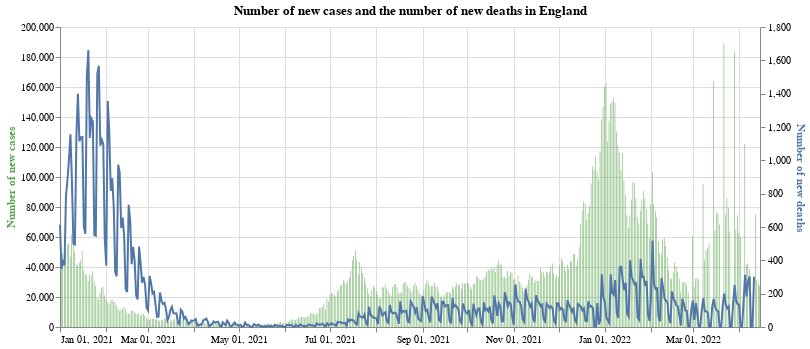

Notebook code cell kept with this figure:
### Markdown cell above
## Plotting: All of England

The first chart we look at has both the number of new cases and the number of new deaths in England. The blue line corresponds to the axis on the right hand side, the number of new deaths. The green bars are the number of new cases (axis on the left hand side).

### Code cell
#collapse
base = alt.Chart(full_eng_deaths.query("date >= '2021-01-01'")).encode(x=alt.X("yearmonthdate(date):T", axis=alt.Axis(title=None))).properties(title='Number of new cases and the number of new deaths in England',width=700)

bars = base.mark_bar(color='#57A44C').encode(
    y=alt.Y("newCases:Q", axis=alt.Axis(title='Number of new cases', titleColor='#57A44C')),
    tooltip="newCases:Q"
)

line = base.mark_line(stroke='#5276A7').encode(y=alt.Y("newDeaths:Q", axis=alt.Axis(title='Number of new deaths', titleColor='#5276A7')))

alt.layer(bars, line).resolve_scale(y='independent')

### Figure 1 — Vega-Lite specification as saved in the notebook (floating-point values rounded to 4 significant figures; data arrays with more than 128 entries replaced by an {"elided": "..."} marker saying what was removed)
{"config": {"view": {"continuousWidth": 400, "continuousHeight": 300}}, "layer": [{"mark": {"type": "bar", "color": "#57A44C"}, "encoding": {"tooltip": {"type": "quantitative", "field": "newCases"}, "x": {"type": "temporal", "axis": {"title": null}, "field": "date", "timeUnit": "yearmonthdate"}, "y": {"type": "quantitative", "axis": {"title": "Number of new cases", "titleColor": "#57A44C"}, "field": "newCases"}}, "title": "Number of new cases and the number of new deaths in England", "width": 700}, {"mark": {"type": "line", "stroke": "#5276A7"}, "encoding": {"x": {"type": "temporal", "axis": {"title": null}, "field": "date", "timeUnit": "yearmonthdate"}, "y": {"type": "quantitative", "axis": {"title": "Number of new deaths", "titleColor": "#5276A7"}, "field": "newDeaths"}}, "title": "Number of new cases and the number of new deaths in England", "width": 700}], "data": {"name": "data-c34876455b96ad1f73534805bbfde67b"}, "resolve": {"scale": {"y": "independent"}}, "$schema": "https://vega.github.io/schema/vega-lite/v4.8.1.json", "datasets": {"data-c34876455b96ad1f73534805bbfde67b": {"elided": "469 records"}}}
